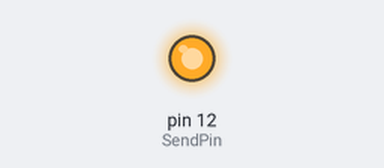
This sketch was run on a simulated Arduino Uno, built with avr-gcc and run on an emulated ATmega328P. Shown: output pins drawn as LEDs (lit = HIGH).

Above: at 0.5 s.
At 8.5 s:
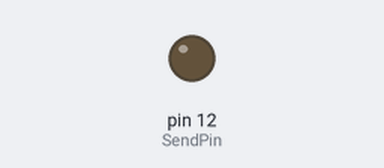
Timing chart, 0 to 20.8 s (numbered marks = the images above):
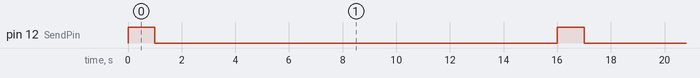

Measured:
- by itself, pin 12 (SendPin): alternates HIGH for 1.0 s and LOW for 15.0 s

The sketch:

Transmit.ino
```cpp
#include <Wire.h>
int SendPin = 12;

void setup() {
  Serial.begin(9600);  // start serial for output


  pinMode(SendPin, OUTPUT);
}

void loop() {

  digitalWrite(SendPin, HIGH);
  delay (1000);
   digitalWrite(SendPin, LOW);
  delay (15000); //change to robot return signal???
}
```
